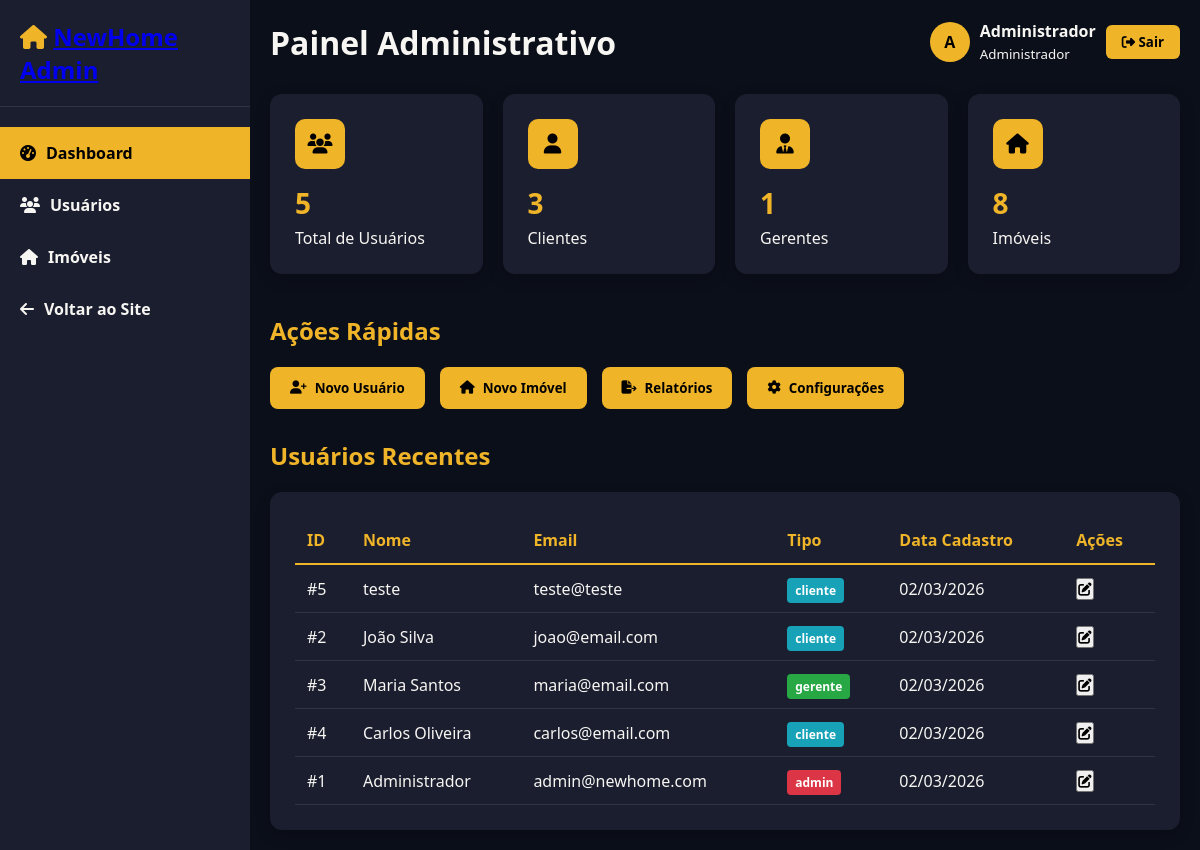
Page /admin/index.php (signed in) on the committed database.
### tables this page shows
CREATE TABLE `usuarios` (
  `id` int(11) NOT NULL,
  `nome` varchar(100) NOT NULL,
  `email` varchar(100) NOT NULL,
  `senha` varchar(255) NOT NULL,
  `tipo` enum('cliente','gerente','admin') DEFAULT 'cliente',
  `telefone` varchar(20) DEFAULT NULL,
  `cpf` varchar(14) DEFAULT NULL,
  `data_nascimento` date DEFAULT NULL,
  `endereco` text DEFAULT NULL,
  `data_cadastro` timestamp NOT NULL DEFAULT current_timestamp(),
  `ativo` tinyint(1) DEFAULT 1,
  `ultimo_login` timestamp NULL DEFAULT NULL,
  `rg` varchar(20) DEFAULT NULL,
  `profissao` varchar(100) DEFAULT NULL,
  `estado_civil` enum('solteiro','casado','divorciado','viuvo') DEFAULT 'solteiro',
  `foto_documento_path` varchar(255) DEFAULT NULL,
  `selfie_documento_path` varchar(255) DEFAULT NULL,
  `cep` varchar(9) DEFAULT NULL,
  `numero_endereco` varchar(10) DEFAULT NULL,
  `complemento` varchar(100) DEFAULT NULL,
  `foto_perfil` varchar(255) DEFAULT NULL,
  `data_contratacao` date DEFAULT NULL,
  `salario` decimal(10,2) DEFAULT NULL,
  `setor` varchar(100) DEFAULT NULL
);

### config/funcoes.php (called while the page is built, shortened)
<?php
require_once 'database.php';
class Funcoes {
    private $conn;
    public function __construct() {
        $database = new Database();
        $this->conn = $database->getConnection();
    }
    public function listarUsuarios($tipo = null) {
        $query = "SELECT * FROM usuarios WHERE 1=1";
        if($tipo) {
            $query .= " AND tipo = :tipo";
        }
        $query .= " ORDER BY data_cadastro DESC";
        $stmt = $this->conn->prepare($query);
        if($tipo) {
            $stmt->bindParam(":tipo", $tipo);
        }
        $stmt->execute();
        return $stmt->fetchAll(PDO::FETCH_ASSOC);
    }
    public function listarImoveis($filtros = []) {
        $query = "SELECT i.*, u.nome as proprietario_nome
                  FROM imoveis i
                  LEFT JOIN usuarios u ON i.id_proprietario = u.id
                  WHERE 1=1";
        $query .= " ORDER BY i.destaque DESC, i.data_cadastro DESC";
        $stmt = $this->conn->prepare($query);
        $stmt->execute();
        return $stmt->fetchAll(PDO::FETCH_ASSOC);
    }
}
?>

### config/database.php (called while the page is built, shortened)
<?php
class Database {
    private $host = "localhost";
    private $db_name = "newhome_db";
    private $username = "root";
    private $password = "";
    public function getConnection() {
        $this->conn = null;
        try {
            $this->conn = new PDO(
                "mysql:host=" . $this->host . ";dbname=" . $this->db_name,
                $this->username,
                $this->password
            );
            $this->conn->setAttribute(PDO::ATTR_ERRMODE, PDO::ERRMODE_EXCEPTION);
            $this->conn->exec("set names utf8");
        } catch(PDOException $exception) {
            echo "Erro de conexão: " . $exception->getMessage();
        }
        return $this->conn;
    }
}
?>

### admin/index.php (the view, shortened to what this page needs)
<?php
require_once '../config/funcoes.php';
$funcoes = new Funcoes();
$total_usuarios = count($funcoes->listarUsuarios());
$total_clientes = count($funcoes->listarUsuarios('cliente'));
$total_gerentes = count($funcoes->listarUsuarios('gerente'));
$total_imoveis = count($funcoes->listarImoveis());
?>
<!DOCTYPE html>
<html lang="pt-BR">
<head>
    <link rel="stylesheet" href="https://cdnjs.cloudflare.com/ajax/libs/font-awesome/6.4.0/css/all.min.css">
</head>
<body>
    <div class="sidebar">
        <div class="logo">
            <h2><i class="fas fa-home"></i> <a href="../index.php">NewHome Admin</a></h2>
        </div>
        <ul class="nav-menu">
            <li class="nav-item active">
                <a href="index.php">
                    <i class="fas fa-tachometer-alt"></i> Dashboard
                </a>
            </li>
            <li class="nav-item">
                <a href="usuarios.php">
                    <i class="fas fa-users"></i> Usuários
                </a>
            </li>
            <li class="nav-item">
                <a href="imoveis.php">
                    <i class="fas fa-home"></i> Imóveis
                </a>
            </li>
            <li class="nav-item">
                <a href="../index.php">
                    <i class="fas fa-arrow-left"></i> Voltar ao Site
                </a>
            </li>
        </ul>
    </div>
    <div class="main-content">
        <div class="header">
            <h1>Painel Administrativo</h1>
            <div class="user-info">
                <div class="user-avatar">A</div>
                <div>
                    <strong><?php echo $_SESSION['usuario_nome']; ?></strong><br>
                    <small>Administrador</small>
                </div>
                <form method="POST" action="../includes/logout.php">
                    <button type="submit" class="btn-logout">
                        <i class="fas fa-sign-out-alt"></i> Sair
                    </button>
                </form>
            </div>
        </div>
        <div class="stats-grid">
            <div class="stat-card">
                <div class="stat-icon">
                    <i class="fas fa-users"></i>
                </div>
                <div class="stat-info">
                    <h3><?php echo $total_usuarios; ?></h3>
                    <p>Total de Usuários</p>
                </div>
            </div>
            <div class="stat-card">
                <div class="stat-icon">
                    <i class="fas fa-user"></i>
                </div>
                <div class="stat-info">
                    <h3><?php echo $total_clientes; ?></h3>
                    <p>Clientes</p>
                </div>
            </div>
            <div class="stat-card">
                <div class="stat-icon">
                    <i class="fas fa-user-tie"></i>
                </div>
                <div class="stat-info">
                    <h3><?php echo $total_gerentes; ?></h3>
                    <p>Gerentes</p>
                </div>
            </div>
            <div class="stat-card">
                <div class="stat-icon">
                    <i class="fas fa-home"></i>
                </div>
                <div class="stat-info">
                    <h3><?php echo $total_imoveis; ?></h3>
                    <p>Imóveis</p>
                </div>
            </div>
        </div>
        <h2 class="section-title">Ações Rápidas</h2>
        <div class="quick-actions">
            <button class="action-btn" onclick="window.location.href='usuarios.php?action=create'">
                <i class="fas fa-user-plus"></i> Novo Usuário
            </button>
            <button class="action-btn" onclick="window.location.href='imoveis.php?action=create'">
                <i class="fas fa-home"></i> Novo Imóvel
            </button>
            <button class="action-btn">
                <i class="fas fa-file-export"></i> Relatórios
            </button>
            <button class="action-btn">
                <i class="fas fa-cog"></i> Configurações
            </button>
        </div>
        <h2 class="section-title">Usuários Recentes</h2>
        <div class="recent-users">
            <table class="table">
                <thead>
                    <tr>
                        <th>ID</th>
                        <th>Nome</th>
                        <th>Email</th>
                        <th>Tipo</th>
                        <th>Data Cadastro</th>
                        <th>Ações</th>
                    </tr>
                </thead>
                <tbody>
                    <?php
                    $usuarios_recentes = $funcoes->listarUsuarios();
                    $usuarios_recentes = array_slice($usuarios_recentes, 0, 5);
                    foreach($usuarios_recentes as $usuario):
                    ?>
                    <tr>
                        <td>#<?php echo $usuario['id']; ?></td>
                        <td><?php echo htmlspecialchars($usuario['nome']); ?></td>
                        <td><?php echo htmlspecialchars($usuario['email']); ?></td>
                        <td>
                            <span class="badge <?php echo $usuario['tipo']; ?>">
                                <?php echo $usuario['tipo']; ?>
                            </span>
                        </td>
                        <td><?php echo date('d/m/Y', strtotime($usuario['data_cadastro'])); ?></td>
                        <td>
                            <button onclick="window.location.href='usuarios.php?action=edit&id=<?php echo $usuario['id']; ?>'">
                                <i class="fas fa-edit"></i>
                            </button>
                        </td>
                    </tr>
                    <?php endforeach; ?>
                </tbody>
            </table>
        </div>
    </div>
</body>
</html>

### admin/index.php (style rules this page uses)
* { margin: 0; padding: 0; box-sizing: border-box; font-family: 'Segoe UI', Tahoma, Geneva, Verdana, sans-serif; }
:root { --cor-fundo: #0B0F1A; --cor-secundaria: #1A1E2E; --cor-terciaria: #F0B429; --cor-texto: #F8F6F3; --cor-card: #1A1E2E; --sombra: rgba(0, 0, 0, 0.2); }
body { background-color: var(--cor-fundo); color: var(--cor-texto); display: flex; min-height: 100vh; }
.sidebar { width: 250px; background-color: var(--cor-secundaria); padding: 20px 0; }
.logo { padding: 0 20px 20px; border-bottom: 1px solid rgba(255,255,255,0.1); margin-bottom: 20px; }
.logo h2 { color: var(--cor-terciaria); }
.nav-menu { list-style: none; }
.nav-item { padding: 15px 20px; transition: all 0.3s; }
.nav-item.active { background-color: var(--cor-terciaria); }
.nav-item.active a { color: #000; }
.nav-item a { color: var(--cor-texto); text-decoration: none; display: flex; align-items: center; gap: 10px; font-weight: 600; }
.main-content { flex: 1; padding: 20px; }
.header { display: flex; justify-content: space-between; align-items: center; margin-bottom: 30px; }
.user-info { display: flex; align-items: center; gap: 10px; }
.user-avatar { width: 40px; height: 40px; background-color: var(--cor-terciaria); border-radius: 50%; display: flex; align-items: center; justify-content: center; color: #000; font-weight: bold; }
.btn-logout { background-color: var(--cor-terciaria); color: #000; border: none; padding: 8px 16px; border-radius: 6px; cursor: pointer; font-weight: 600; transition: all 0.3s; }
.stats-grid { display: grid; grid-template-columns: repeat(auto-fit, minmax(200px, 1fr)); gap: 20px; margin-bottom: 40px; }
.stat-card { background-color: var(--cor-card); border-radius: 12px; padding: 25px; box-shadow: 0 5px 15px var(--sombra); }
.stat-icon { width: 50px; height: 50px; background-color: var(--cor-terciaria); border-radius: 10px; display: flex; align-items: center; justify-content: center; margin-bottom: 15px; color: #000; font-size: 20px; }
.stat-info h3 { font-size: 28px; color: var(--cor-terciaria); margin-bottom: 5px; }
.section-title { font-size: 24px; margin-bottom: 20px; color: var(--cor-terciaria); }
.quick-actions { display: flex; gap: 15px; margin-bottom: 30px; flex-wrap: wrap; }
.action-btn { background-color: var(--cor-terciaria); color: #000; border: none; padding: 12px 20px; border-radius: 8px; cursor: pointer; font-weight: 600; display: flex; align-items: center; gap: 8px; transition: all 0.3s; }
.recent-users { background-color: var(--cor-card); border-radius: 12px; padding: 25px; box-shadow: 0 5px 15px var(--sombra); }
.table { width: 100%; border-collapse: collapse; }
.table th { text-align: left; padding: 12px; border-bottom: 2px solid var(--cor-terciaria); color: var(--cor-terciaria); }
.table td { padding: 12px; border-bottom: 1px solid rgba(255,255,255,0.1); }
.badge { padding: 4px 8px; border-radius: 4px; font-size: 12px; font-weight: 600; }
.badge.cliente { background-color: #17a2b8; color: white; }
.badge.gerente { background-color: #28a745; color: white; }
.badge.admin { background-color: #dc3545; color: white; }

### rows in the picture
usuarios: id "5", nome "teste", email "teste@teste", tipo "cliente", data_cadastro "02/03/2026"
usuarios: id "2", nome "João Silva", email "joao@email.com", tipo "cliente", data_cadastro "02/03/2026"
usuarios: id "3", nome "Maria Santos", email "maria@email.com", tipo "gerente", data_cadastro "02/03/2026"
usuarios: id "4", nome "Carlos Oliveira", email "carlos@email.com", tipo "cliente", data_cadastro "02/03/2026"
usuarios: id "1", nome "Administrador", email "admin@newhome.com", tipo "admin", data_cadastro "02/03/2026"

### other values in the picture
$_SESSION['usuario_nome'] "Administrador"
$total_usuarios "5"
$total_clientes "3"
$total_gerentes "1"
$total_imoveis "8"
